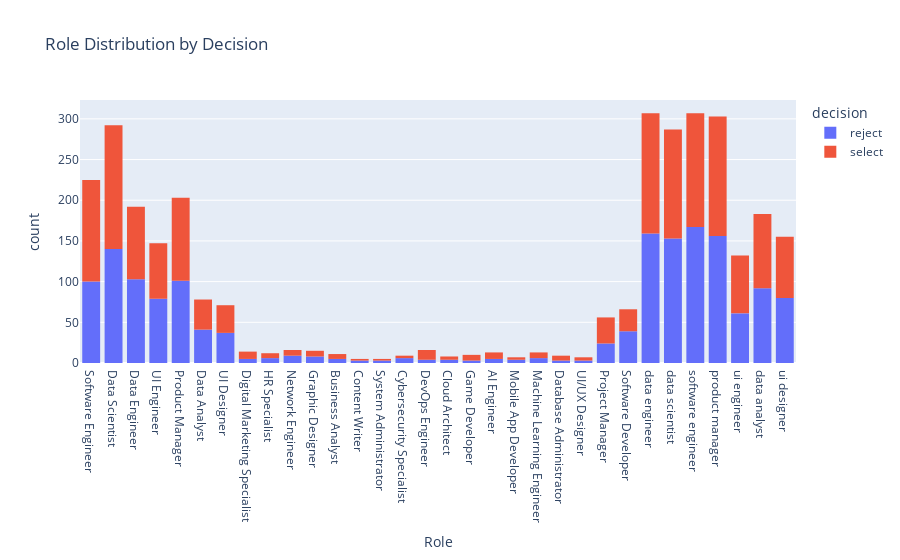
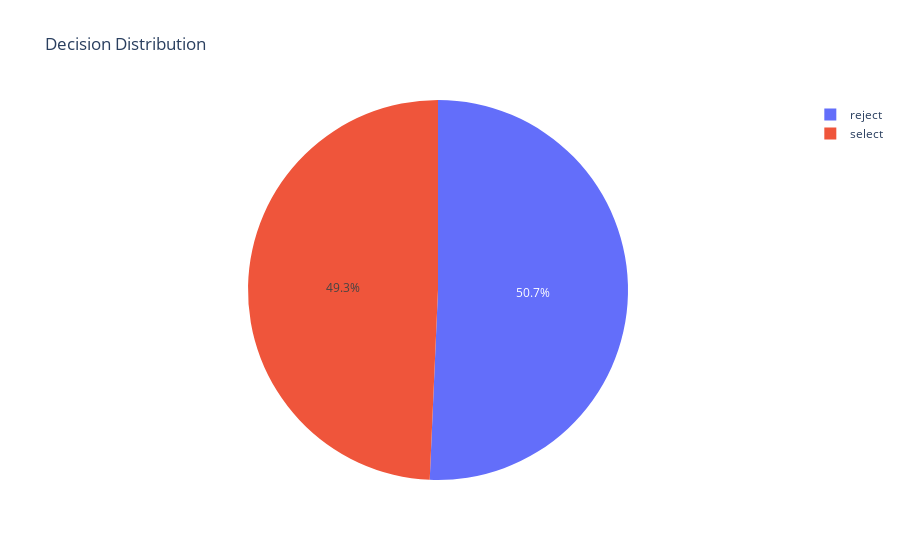

Notebook source saved alongside these figures, in order:
### Code cell
import plotly.express as px

# Role Distribution
fig = px.histogram(combo, x="Role", color="decision", title="Role Distribution by Decision")
fig.show()

# Decision Distribution
fig = px.pie(combo, names="decision", title="Decision Distribution")
fig.show()

### Figure 1 — Plotly figure (JSON) as saved in the notebook; plotly's stock layout.template omitted (floating-point values rounded to 4 significant figures; data arrays with more than 128 entries replaced by an {"elided": "..."} marker saying what was removed)
{"data": [{"alignmentgroup": "True", "bingroup": "x", "hovertemplate": "decision=reject<br>Role=%{x}<br>count=%{y}<extra></extra>", "legendgroup": "reject", "marker": {"color": "#636efa", "pattern": {"shape": ""}}, "name": "reject", "offsetgroup": "reject", "orientation": "v", "showlegend": true, "type": "histogram", "x": {"elided": "1609 str values"}, "xaxis": "x", "yaxis": "y"}, {"alignmentgroup": "True", "bingroup": "x", "hovertemplate": "decision=select<br>Role=%{x}<br>count=%{y}<extra></extra>", "legendgroup": "select", "marker": {"color": "#EF553B", "pattern": {"shape": ""}}, "name": "select", "offsetgroup": "select", "orientation": "v", "showlegend": true, "type": "histogram", "x": {"elided": "1565 str values"}, "xaxis": "x", "yaxis": "y"}], "layout": {"barmode": "relative", "legend": {"title": {"text": "decision"}, "tracegroupgap": 0}, "title": {"text": "Role Distribution by Decision"}, "xaxis": {"anchor": "y", "domain": [0, 1], "title": {"text": "Role"}}, "yaxis": {"anchor": "x", "domain": [0, 1], "title": {"text": "count"}}}}

### Figure 2 — Plotly figure (JSON) as saved in the notebook; plotly's stock layout.template omitted (floating-point values rounded to 4 significant figures; data arrays with more than 128 entries replaced by an {"elided": "..."} marker saying what was removed)
{"data": [{"domain": {"x": [0, 1], "y": [0, 1]}, "hovertemplate": "decision=%{label}<extra></extra>", "labels": {"elided": "3174 str values"}, "legendgroup": "", "name": "", "showlegend": true, "type": "pie"}], "layout": {"legend": {"tracegroupgap": 0}, "title": {"text": "Decision Distribution"}}}
